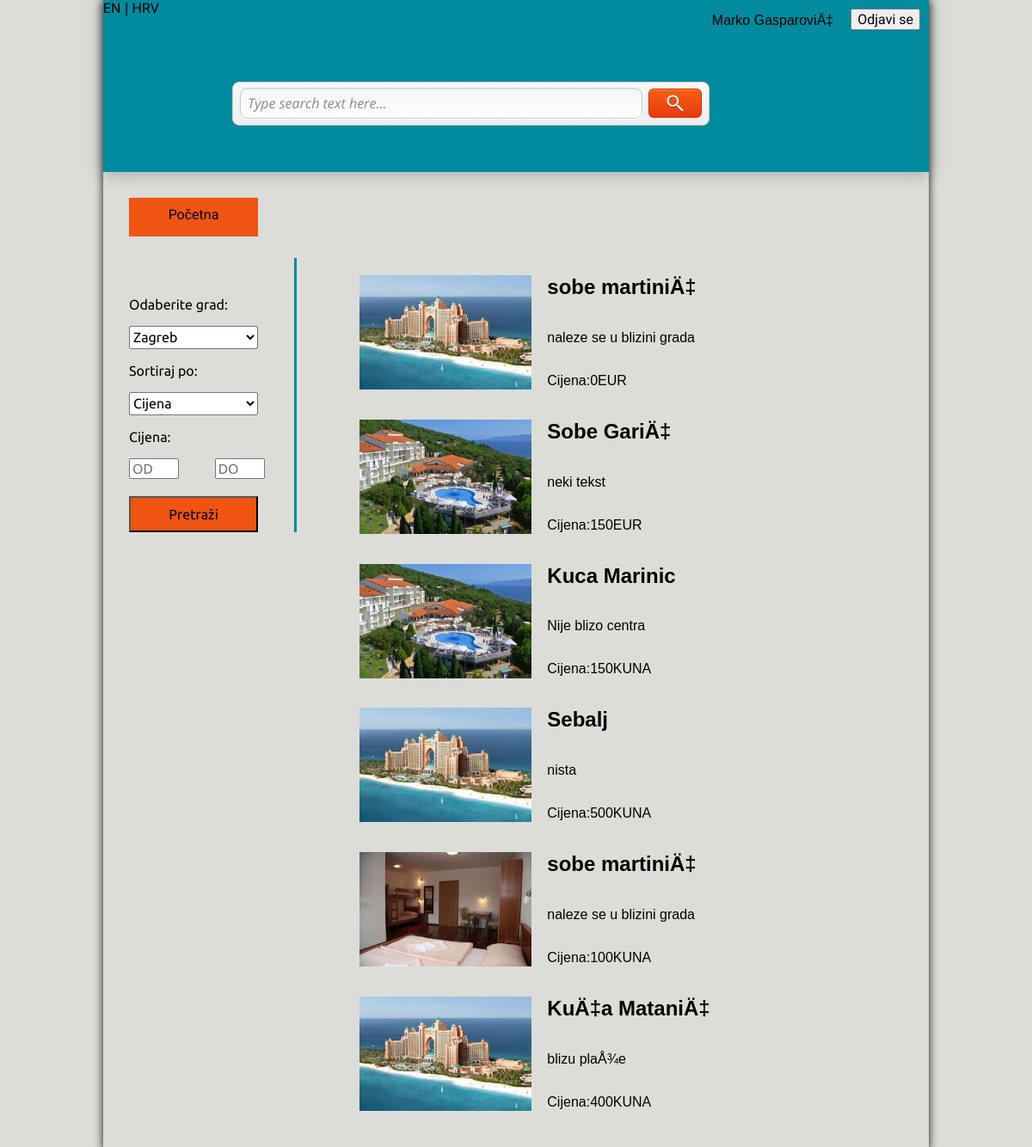
Page /pocetna.php (signed in) on the committed database.
### tables this page shows
CREATE TABLE `oglas` (
  `idKorisnik` int(11) NOT NULL AUTO_INCREMENT,
  `naslov` varchar(1000) DEFAULT NULL,
  `kratkiOpis` mediumtext,
  `dugiOpis` text,
  `cijena` int(11) NOT NULL,
  `cValutaId` int(11) NOT NULL,
  `mjestoId` int(11) NOT NULL,
  `brojOsoba` int(11) DEFAULT NULL,
  `vrstaSmjestajaId` int(11) NOT NULL,
  `naslovEN` varchar(1000) DEFAULT NULL,
  `kratkiOpisEN` mediumtext,
  `dugiOpisEN` text,
  PRIMARY KEY (`idKorisnik`,`cValutaId`,`mjestoId`,`vrstaSmjestajaId`),
  KEY `mjestoId` (`mjestoId`),
  KEY `cValutaId` (`cValutaId`),
  KEY `vrstaSmjestajaId` (`vrstaSmjestajaId`),
  CONSTRAINT `oglas_ibfk_2` FOREIGN KEY (`mjestoId`) REFERENCES `mjesta` (`idMjesto`),
  CONSTRAINT `oglas_ibfk_3` FOREIGN KEY (`cValutaId`) REFERENCES `valuta` (`idValuta`),
  CONSTRAINT `oglas_ibfk_4` FOREIGN KEY (`vrstaSmjestajaId`) REFERENCES `smjestaj` (`idSmjestaj`)
);

CREATE TABLE `valuta` (
  `idValuta` int(11) NOT NULL AUTO_INCREMENT,
  `imeValute` varchar(100) DEFAULT NULL,
  `tecaj` decimal(10,0) DEFAULT NULL,
  PRIMARY KEY (`idValuta`)
);

### pocetna.php (the view, shortened to what this page needs)
<?php
function getUrl($page){
	return "?page=$page";
}
?>
<!doctype html>
<html lang="en">
<head>
	<link rel="stylesheet" href="css/stil.css">
	<link rel="stylesheet" href="css/normalize.css">
	<link rel="stylesheet" href="css/grid.css">
</head>
<body>
<section class="objedini row">
	<header class="header">
		<button style="position:relative; float:right; margin: 10px 10px;"><a href="<?php echo getUrl("odjava"); ?>">Odjavi se</a></button>
		<a href="indexEN.html"> EN</a> | <a href="index.html"> HRV</a>
	<?php
		if (isset($_SESSION['usr'])) {
		echo "<p style='position:relative; float:right; margin: 15px 10px; '>";
		echo $_SESSION['ime'] . ' ' . $_SESSION['prezime'];
		echo "</p>";
		}
	?>
	<section class="pozicija row">
			<div class="search-form row">
			<form class="form-container " action="pocetna.php" method="GET">
				<input placeholder="Pretrazi" name="grad" type="text" class="search-field" value="Type search text here..." />
				<div class="submit-container">
					<input type="submit" value="" class="submit" />
				</div>
			</form>
		</div>
	</section>
	</header>
	<div class="odvojak"></div>
	<section class="container row">
	<form action="pocetna.php" method="POST">
		<div class="lijevo2 ">
		<a href="index.html"><div class="povratak">Početna</div></a>
		<p>Odaberite grad:</p>
<?php
$sql = "SELECT nazivMjesto FROM mjesta";
$result = mysql_query($sql);
echo "<select name='nazivMjesto' style='width:150px; height:27px;''>";
while ($row = mysql_fetch_array($result)) {
    echo "<option value='" . $row['nazivMjesto'] . "'>" . $row['nazivMjesto'] . "</option>";
}
echo "</select>";
?>
		<p>Sortiraj po:</p>
			<select name="cijena" id="" style="width:150px; height:27px;">
				<option value="0">Cijena</option>
			</select>
		<p>Cijena:</p>
		<input placeholder="OD" name="od" type="number" style="width:50px;" >
		<input placeholder="DO" name="do" type="number" style="width:50px; margin-left:38px;" >
		<input type="submit" value="Pretraži" style="padding:10px; width:150px; margin-top:20px; background:rgb(240,84,18);">
		</div>
	</form>
	<div class="desno2 ">
		<?php
			$con=mysqli_connect("localhost","root","root","smjestaj");
			if (empty($grad)) {
			$query = "SELECT * FROM oglas INNER JOIN slike ON oglas.idKorisnik=slike.idKorisnika INNER JOIN mjesta ON oglas.mjestoId = mjesta.idMjesto INNER JOIN valuta ON oglas.cValutaId = valuta.idValuta";
			$result = mysqli_query($con,$query);
			}
			while($row = mysqli_fetch_array($result)) {
			$slika1=$row['slika1'];
			echo "<form action='odabir.php' method='POST'>";
			echo "<div class='cijeliDiv'>";
			  echo "<div class='slikica' style='width:30%; padding-top:20px; position:relative; float:left;'><input type='image' name='your_image_name' src='$slika1' style='width:200px; height:133px;' /></div>";
			  echo "<div class='tekstic' style='width:60%; margin-left:20px; position:relative; float:left;'><h2>".$row['naslov']."</h2></div>";
			  echo "<div class='tekstic' style='width:60%; margin-left:20px; position:relative; float:left;'><p>".$row['kratkiOpis']."</p></div>";
			  echo "<div class='tekstic' style='width:60%; margin-left:20px; position:relative; float:left;'><p>".'Cijena:'.$row['cijena'].$row['imeValute']."</p></div>";
			echo "</div>";
			echo "</form>";
			  echo "<br>";
			  echo "<br>";
			  echo "<br>";
			  echo "<br>";
			}
		?>
	</div>
	</section>
	<footer class="footer"></footer>
	</section>
</body>
</html>

### css/stil.css (style rules this page uses)
.header { background: #028A9E; width: 100%; height: 200px; -webkit-box-shadow: 0 0 20px rgba(0,0,0,0.3); -moz-box-shadow: 0 0 20px rgba(0,0,0,0.3); box-shadow: 0 0 20px rgba(0,0,0,0.3); }
.objedini { box-shadow: 0 0 10px #111; }
.footer { height: 30px; }
body { background: #DCDDD8; }
.pozicija { padding-top: 75px; padding-left: 150px; }
.search-form { position: relative; float: left; padding-top: 300px; width: 430px; height: 50px; margin-top: 100px; padding: 1px 0 0 0; }
.form-container { width: 553px; height: 49px; padding: 0; overflow: hidden; text-align: left; background: #f8f8f8; border: 1px solid #ccc; -moz-border-radius: 8px; -webkit-border-radius: 8px; border-radius: 8px; background-image: -webkit-gradient(linear, left top, left bottom, from(#f8f8f8), to(#eeeeee)); background-image: -webkit-linear-gradient(top, #f8f8f8, #eeeeee); background-image: -moz-linear-gradient(top, #f8f8f8, #eeeeee); background-image: -ms-linear-gradient(top, #f8f8f8, #eeeeee); background-image: -o-linear-gradient(top, #f8f8f8, #eeeeee); background-image: linear-gradient(top, #f8f8f8, #eeeeee); }
.search-field { float: left; width: 450px; height: 34px; margin: 6px 0 0 8px; padding: 0 8px; font-family: 'Open Sans', Arial, sans-serif; font-size: 16px; color: #888; font-style: italic; font-weight: 400; background: #fff; border: 1px solid #ccc; -moz-border-radius: 8px; -webkit-border-radius: 8px; border-radius: 8px; background-image: -webkit-gradient(linear, left top, left bottom, from(#f5f5f5), to(#ffffff)); background-image: -webkit-linear-gradient(top, #f5f5f5, #ffffff); background-image: -moz-linear-gradient(top, #f5f5f5, #ffffff); background-image: -ms-linear-gradient(top, #f5f5f5, #ffffff); background-image: -o-linear-gradient(top, #f5f5f5, #ffffff); background-image: linear-gradient(top, #f5f5f5, #ffffff); -moz-box-shadow: 0 1px 1px #e2e2e2 inset, 0 1px 0 #fff; -webkit-box-shadow: 0 1px 1px #e2e2e2 inset, 0 1px 0 #fff; box-shadow: 0 1px 1px #e2e2e2 inset, 0 1px 0 #fff; }
.submit-container { float: left; width: 60px; height: 32px; margin: 7px 0 0 7px; padding: 0; cursor: pointer; background: #e63c0d; border: 1px solid #d62700; -moz-border-radius: 6px; -webkit-border-radius: 6px; border-radius: 6px; background-image: -webkit-gradient(linear, left top, left bottom, from(#f55f15), to(#e63c0d)); background-image: -webkit-linear-gradient(top, #f55f15, #e63c0d); background-image: -moz-linear-gradient(top, #f55f15, #e63c0d); background-image: -ms-linear-gradient(top, #f55f15, #e63c0d); background-image: -o-linear-gradient(top, #f55f15, #e63c0d); background-image: linear-gradient(top, #f55f15, #e63c0d); -moz-box-shadow: 0 1px 1px #fa8e1f inset, 0 1px 0 #fff; -webkit-box-shadow: 0 1px 1px #fa8e1f inset, 0 1px 0 #fff; box-shadow: 0 1px 1px #fa8e1f inset, 0 1px 0 #fff; }
.submit { float: left; width: 60px; height: 32px; padding: 0; cursor: pointer; border: 0px solid #000; background: url(images/magnifier.png) 20px 6px no-repeat; -moz-border-radius: 6px; -webkit-border-radius: 6px; border-radius: 6px; }
.container { height: auto; width: 100%; }
.lijevo2 { margin: 0; position: relative; float: left; height: 100%; width: 20%; border-right: 3px solid #028A9E; font-family: 'Ubuntu', sans-serif; margin-left: 30px; }
.desno2 { position: relative; float: right; height: 100%; width: 69%; }
a { text-decoration: none; color: black; font-family: 'Exo 2', sans-serif; }
.odvojak { height: 100px; }
.povratak { height: 35px; width: 150px; background: rgb(240,84,18); text-align: center; padding-top: 10px; margin-top: -70px; margin-bottom: 70px; }

### css/grid.css (style rules this page uses)
.row:before, .row:after, .column:before, .column:after, .cf:before, .cf:after { content: " "; display: table; }
.row:after, .column:after, .cf:after { clear: both; }
.row, .column, .cf { *zoom: 1; }
.row { max-width: 960px; margin: 0 auto; }

### rows in the picture
oglas: naslov "sobe martiniÄ‡", kratkiOpis "naleze se u blizini grada", cijena "0", cValutaId.imeValute "EUR"
oglas: naslov "Sobe GariÄ‡", kratkiOpis "neki tekst", cijena "150", cValutaId.imeValute "EUR"
oglas: naslov "Kuca Marinic", kratkiOpis "Nije blizo centra", cijena "150", cValutaId.imeValute "KUNA"
oglas: naslov "Sebalj", kratkiOpis "nista", cijena "500", cValutaId.imeValute "KUNA"
oglas: naslov "sobe martiniÄ‡", kratkiOpis "naleze se u blizini grada", cijena "100", cValutaId.imeValute "KUNA"
oglas: naslov "KuÄ‡a MataniÄ‡", kratkiOpis "blizu plaÅ¾e", cijena "400", cValutaId.imeValute "KUNA"

### other values in the picture
$_SESSION['ime'] "Marko"
$_SESSION['prezime'] "GasparoviÄ‡"
form field nazivMjesto "Zagreb"
